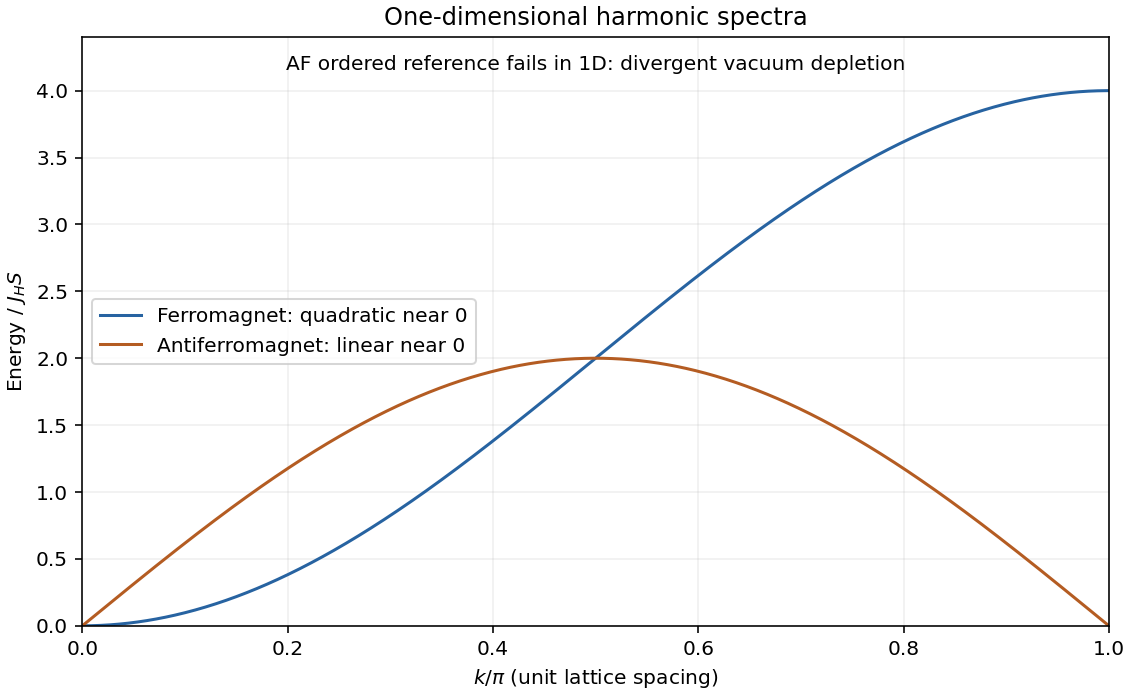

Reproduce this figure in Python.
"""Original harmonic Heisenberg spectra; Python 3.14, NumPy, Matplotlib.
These are one-dimensional harmonic reference spectra, not an ordered AF ground state.
Writes the basename PNG to the current working directory.
"""
from pathlib import Path
import numpy as np
import matplotlib
matplotlib.use('Agg')
import matplotlib.pyplot as plt
k = np.linspace(0, np.pi, 1001)
fig, ax = plt.subplots(figsize=(7.8, 4.8), layout='constrained')
ax.plot(k/np.pi, 2*(1-np.cos(k)), label='Ferromagnet: quadratic near 0', color='#2763a1')
ax.plot(k/np.pi, 2*np.abs(np.sin(k)), label='Antiferromagnet: linear near 0', color='#b45c22')
ax.set(xlabel=r'$k/\pi$ (unit lattice spacing)', ylabel=r'Energy / $J_H S$', xlim=(0, 1), ylim=(0, 4.4))
ax.set_title('One-dimensional harmonic spectra')
ax.text(.5, .97, 'AF ordered reference fails in 1D: divergent vacuum depletion', transform=ax.transAxes, ha='center', va='top', fontsize=10)
ax.legend(loc='center left', fontsize=10)
ax.grid(alpha=.2)
fig.savefig(Path.cwd() / (Path(__file__).stem + '.png'), dpi=145, facecolor='white')
